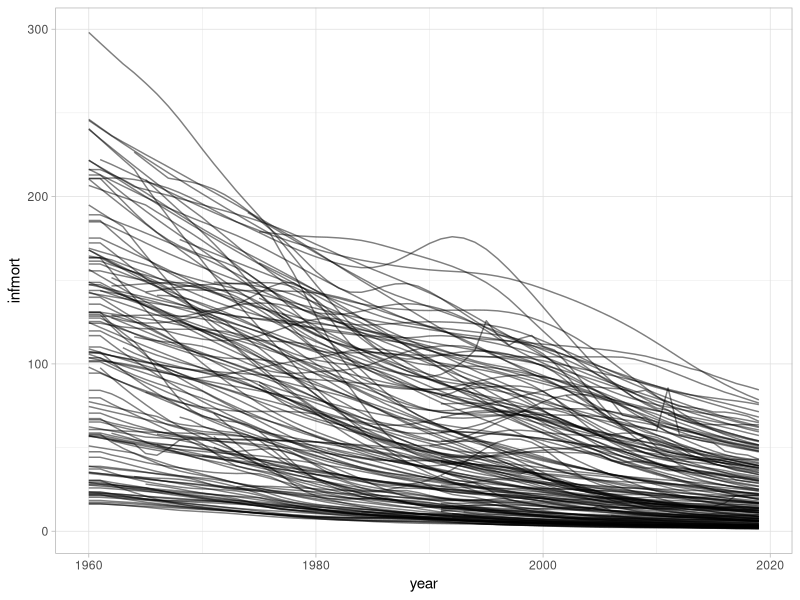
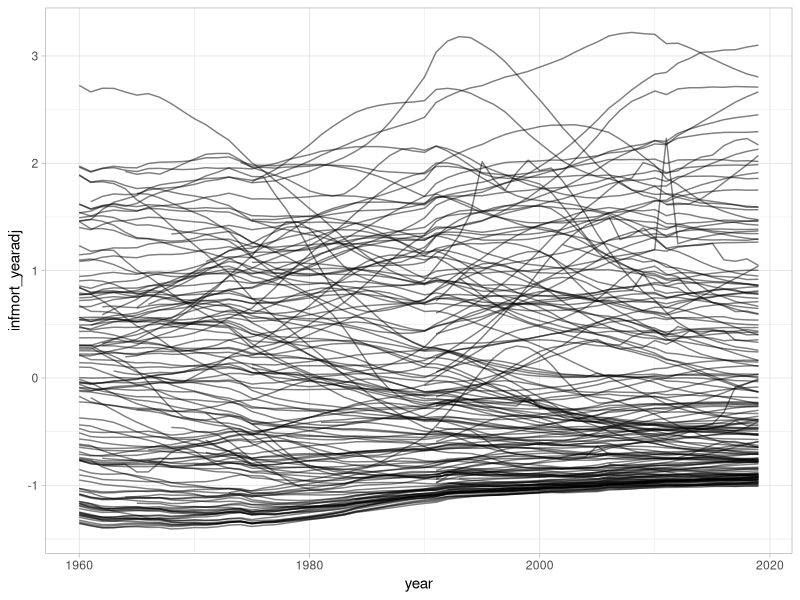

Here is the R script that generated these plots, in order:
## ---- chunk 1
knitr::opts_chunk$set(echo = TRUE)
## ---- chunk 2
library(ggplot2)

df <- read.csv("output/wdi-infmort.csv")

str(df)

ggplot(df, aes(x = year, y = infmort, group = gwcode)) +
  geom_line(alpha = 0.5) +
  theme_light()

# Scaled version that is adjusted for annual mean and sd
ggplot(df, aes(x = year, y = infmort_yearadj, group = gwcode)) +
  geom_line(alpha = 0.5) +
  theme_light()
